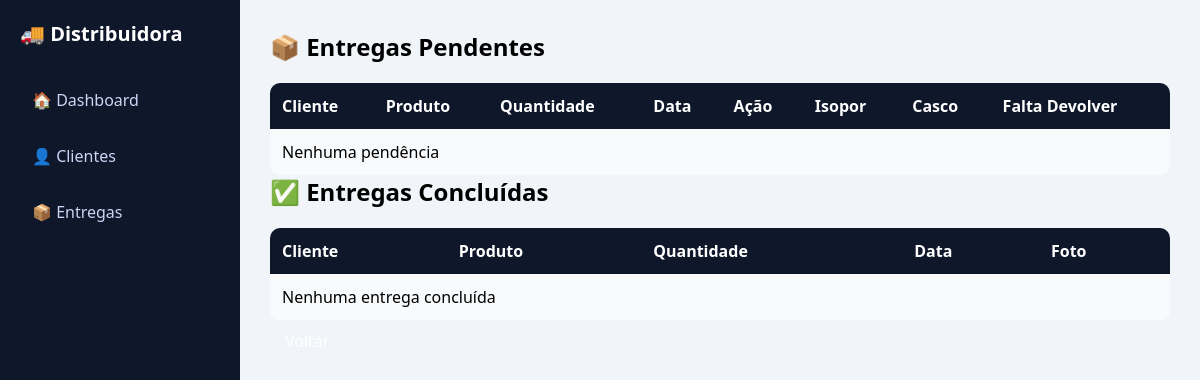
The app's page /entregas/, older data.
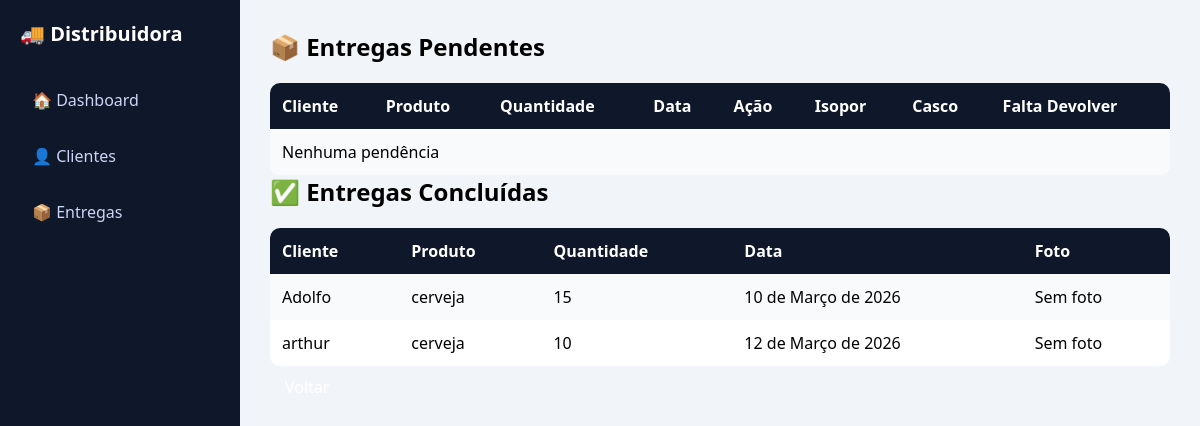
The same page, newer data.
### core/models.py (models this page shows, shortened)
class Entrega(models.Model):
    cliente = models.ForeignKey(Cliente, on_delete=models.CASCADE)
    produto = models.CharField(max_length=100)
    quantidade = models.IntegerField()
    data_entrega = models.DateField()
    isopor_enviado = models.IntegerField(default=0, blank=True)
    casco_enviado = models.IntegerField(default=0, blank=True)
    isopor_devolvido = models.IntegerField(default=0, blank=True)
    casco_devolvido = models.IntegerField(default=0, blank=True)
    foto_isopor = models.ImageField(upload_to='entregas/', null=True, blank=True)
    status = models.CharField(
        max_length=20,
        choices=[
            ('Pendente', 'Pendente'),
            ('Entregue', 'Entregue')
        ],
        default='Pendente'
    )

class Cliente(models.Model):
    nome = models.CharField(max_length=100)
    telefone = models.CharField(max_length=20)
    endereco = models.CharField(max_length=255)
    data_cadastro = models.DateTimeField(auto_now_add=True)
    def __str__(self):
        return self.nome

### core/views.py (the view)
# urls.py: path('entregas/', views.lista_entregas, name='lista_entregas'),
def lista_entregas(request):
    pendentes = Entrega.objects.filter(status='Pendente')
    concluidas = Entrega.objects.filter(status='Entregue')
    return render(request, 'lista_entregas.html', {
        'pendentes': pendentes,
        'concluidas': concluidas
    })

### core/templates/lista_entregas.html (shortened to what this page needs)
{% extends 'base.html' %}
{% load static %}
{% block content %}
<h2>📦 Entregas Pendentes</h2>
<table class="table">
    <tr>
        <th>Cliente</th>
        <th>Produto</th>
        <th>Quantidade</th>
        <th>Data</th>
        <th>Ação</th>
        <th>Isopor</th>
        <th>Casco</th>
        <th>Falta Devolver</th>
    </tr>
    {% for entrega in pendentes %}
    <tr>
        <td>{{ entrega.cliente }}</td>
        <td>{{ entrega.produto }}</td>
        <td>{{ entrega.quantidade }}</td>
        <td>{{ entrega.data_entrega }}</td>
        <td>
            <a href="/entregas/devolucao/{{ entrega.id }}/" class="btn btn-primary btn-sm">
                Registrar Devolução
            </a>
        </td>
        <td>{{ entrega.isopor_enviado }}</td>
        <td>{{ entrega.casco_enviado }}</td>
        <td>
            🧊 {{ entrega.isopor_pendente }} |
            🍺 {{ entrega.casco_pendente }}
        </td>
    </tr>
    {% empty %}
    <tr>
        <td colspan="8">Nenhuma pendência</td>
    </tr>
    {% endfor %}
</table>
<h2 class="mt-5">✅ Entregas Concluídas</h2>
<table class="table">
    <tr>
        <th>Cliente</th>
        <th>Produto</th>
        <th>Quantidade</th>
        <th>Data</th>
        <th>Foto</th>
    </tr>
    {% for entrega in concluidas %}
    <tr>
        <td>{{ entrega.cliente }}</td>
        <td>{{ entrega.produto }}</td>
        <td>{{ entrega.quantidade }}</td>
        <td>{{ entrega.data_entrega }}</td>
        <td>
            {% if entrega.foto_isopor %}
                <img src="{{ entrega.foto_isopor.url }}" width="80">
            {% else %}
                Sem foto
            {% endif %}
        </td>
    </tr>
    {% empty %}
    <tr>
        <td colspan="5">Nenhuma entrega concluída</td>
    </tr>
    {% endfor %}
</table>
<a href="/" class="btn btn-secondary mt-3">Voltar</a>
{% endblock %}

### core/templates/base.html (shortened to what this page needs)
{% load static %}
<!DOCTYPE html>
<html>
<head>
    <link rel="stylesheet" href="{% static 'css/style.css' %}">
</head>
<body>
<div class="sidebar">
    <h2>🚚 Distribuidora</h2>
    <a href="{% url 'dashboard' %}">🏠 Dashboard</a>
    <a href="{% url 'lista_clientes' %}">👤 Clientes</a>
    <a href="{% url 'lista_entregas' %}">📦 Entregas</a>
</div>
<div class="main">
    {% block content %}
    {% endblock %}
</div>
</body>
</html>

### core/static/css/style.css (style rules this page uses)
* { margin: 0; padding: 0; box-sizing: border-box; }
body { font-family: 'Segoe UI', sans-serif; display: flex; background: #F1F5F9; }
.sidebar { width: 240px; background: #0F172A; color: #fff; height: 100vh; padding: 20px; }
.sidebar h2 { margin-bottom: 30px; font-size: 20px; }
.sidebar a { display: block; padding: 12px; margin-bottom: 10px; color: #CBD5F5; text-decoration: none; border-radius: 8px; transition: 0.3s; }
.main { flex: 1; padding: 30px; }
.btn { display: inline-block; padding: 10px 15px; border-radius: 8px; text-decoration: none; color: white; margin-right: 10px; transition: 0.3s; }
table { width: 100%; border-collapse: collapse; margin-top: 20px; background: white; border-radius: 10px; overflow: hidden; }
th, td { padding: 12px; text-align: left; }
th { background: #0F172A; color: white; }
tr:nth-child(even) { background: #F8FAFC; }

Row changes from the older to the newer data that the page shows:
added Entrega: cliente "Adolfo", produto "cerveja", quantidade "15", data_entrega "10 de Março de 2026", shows "Sem foto"
added Entrega: cliente "arthur", produto "cerveja", quantidade "10", data_entrega "12 de Março de 2026", shows "Sem foto"
Text that changed along with them:
text no longer shown: "Nenhuma entrega concluída"
